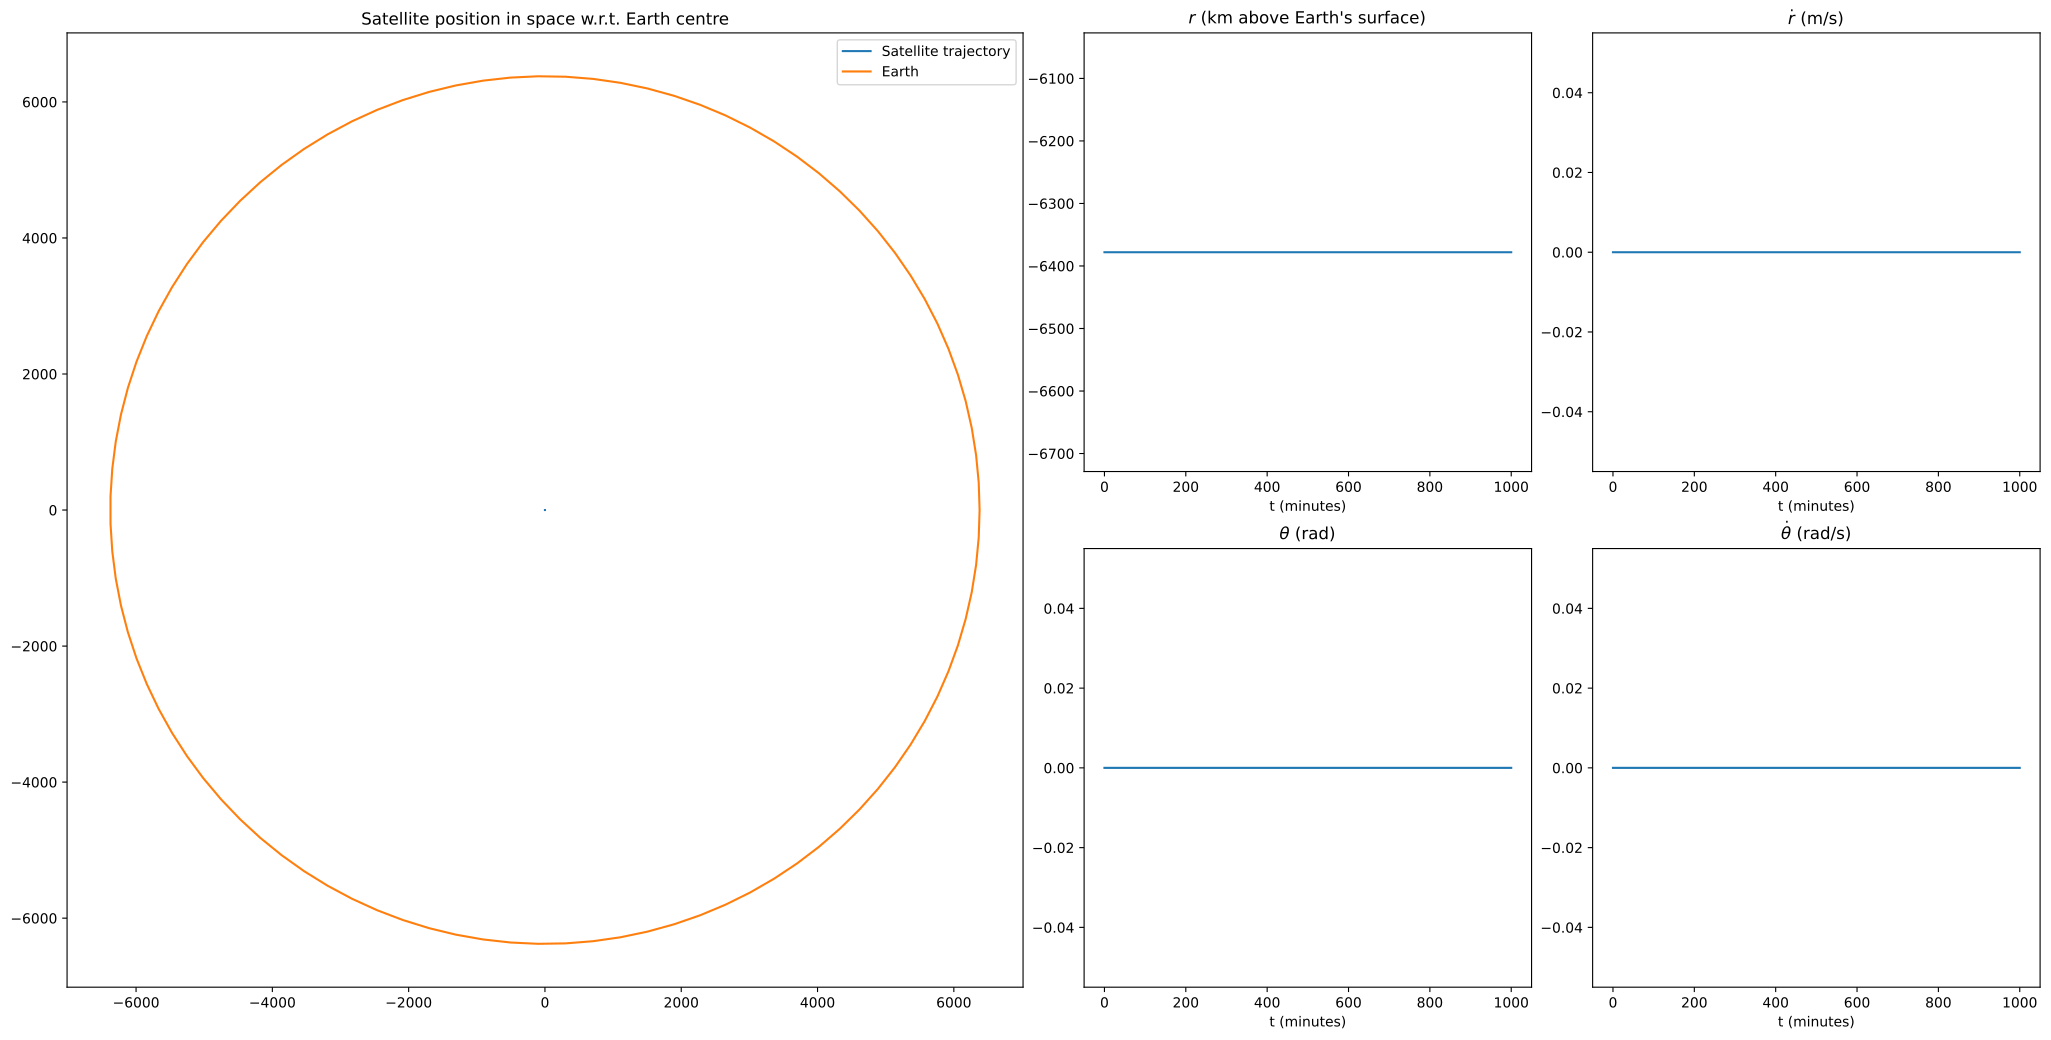

Here is the Python script that generated this plot:
import numpy as np
import matplotlib.pyplot as plt
from typing import Optional, Callable, Tuple
from numpy.typing import NDArray

# =======================
# Constants: Do not modify!
# =======================
G = 6.67e-11
M = 5.97e24
K = G * M
T = 92.68 * 60
EARTH_RADIUS = 6378e3


def satellite_dynamics(t: float, x: NDArray) -> NDArray:
    """
    Dynamics of the satellite system, given as xdot = f(t, x, u)

    Args:
      t: Scalar representing time
      x: Array representing a single state

    Returns:
      dx: Time derivative f(t, x, u)
    """
    dx = np.zeros((4))

    # STUDENT CODE START
    # STUDENT CODE END

    return dx


def RK4(
    dynamics: Callable, tspan: Tuple[float, float], x0: NDArray
) -> Tuple[NDArray, NDArray]:
    """
    RK4 implementation

    Args:
      dynamics: function handle representing dynamics
      tspan: 2-element array specifying initial and final time
      x0: initial condition

    Returns:
      t: 1D array representing the discretized time points
      x: 2D array representing states over time. Each row is the state at a time point
    """

    t = np.linspace(tspan[0], tspan[1], num=1001)
    x = np.zeros((np.size(t), np.size(x0)))

    # STUDENT CODE START
    # STUDENT CODE END
    return t, x


# =======================
# Helper: Do not modify!
# =======================
def plot_results(
    t: NDArray,
    x: NDArray,
    show: bool = True,
    filename: Optional[str] = None,
):
    # Create figure and subplots
    fig = plt.figure(figsize=(24, 12))
    gs = fig.add_gridspec(2, 4)

    ax_path = fig.add_subplot(gs[:, 0:2])
    ax_r = fig.add_subplot(gs[0, 2])
    ax_rdot = fig.add_subplot(gs[0, 3])
    ax_theta = fig.add_subplot(gs[1, 2])
    ax_thetadot = fig.add_subplot(gs[1, 3])
    ax_state = [ax_r, ax_rdot, ax_theta, ax_thetadot]

    # Spatial plot
    theta = np.linspace(0, 2 * np.pi, 100)
    ax_path.plot(
        x[:, 0] * np.cos(x[:, 2]) / 1e3,
        x[:, 0] * np.sin(x[:, 2]) / 1e3,
        "-",
        label="Satellite trajectory",
    )
    ax_path.plot(
        EARTH_RADIUS * np.cos(theta) / 1e3,
        EARTH_RADIUS * np.sin(theta) / 1e3,
        label="Earth",
    )
    ax_path.set_title("Satellite position in space w.r.t. Earth centre")
    ax_path.legend()

    titles = [
        r"$r$ (km above Earth's surface)",
        r"$\dot r$ (m/s)",
        r"$\theta$ (rad)",
        r"$\dot \theta$ (rad/s)",
    ]

    # State plots
    x[:, 0] = (x[:, 0] - EARTH_RADIUS) / 1e3
    for i in range(4):
        ax_state[i].plot(t / 60, x[:, i], "-")
        ax_state[i].set_xlabel("t (minutes)")
        ax_state[i].set_title(titles[i])

    plt.tight_layout()

    if show:
        plt.show()

    if filename:
        fig.savefig(filename, dpi=300, bbox_inches="tight")

    plt.close(fig)


# ======================
# Driver: Do not modify!
# ======================
if __name__ == "__main__":
    tspan = np.array([0, 60 * 1000])
    x0 = np.array([410e3 + EARTH_RADIUS, 0, 0, 2 * np.pi / T])

    [t, x] = RK4(satellite_dynamics, tspan, x0)

    plot_results(t, x, show=True, filename="satellite.pdf")
